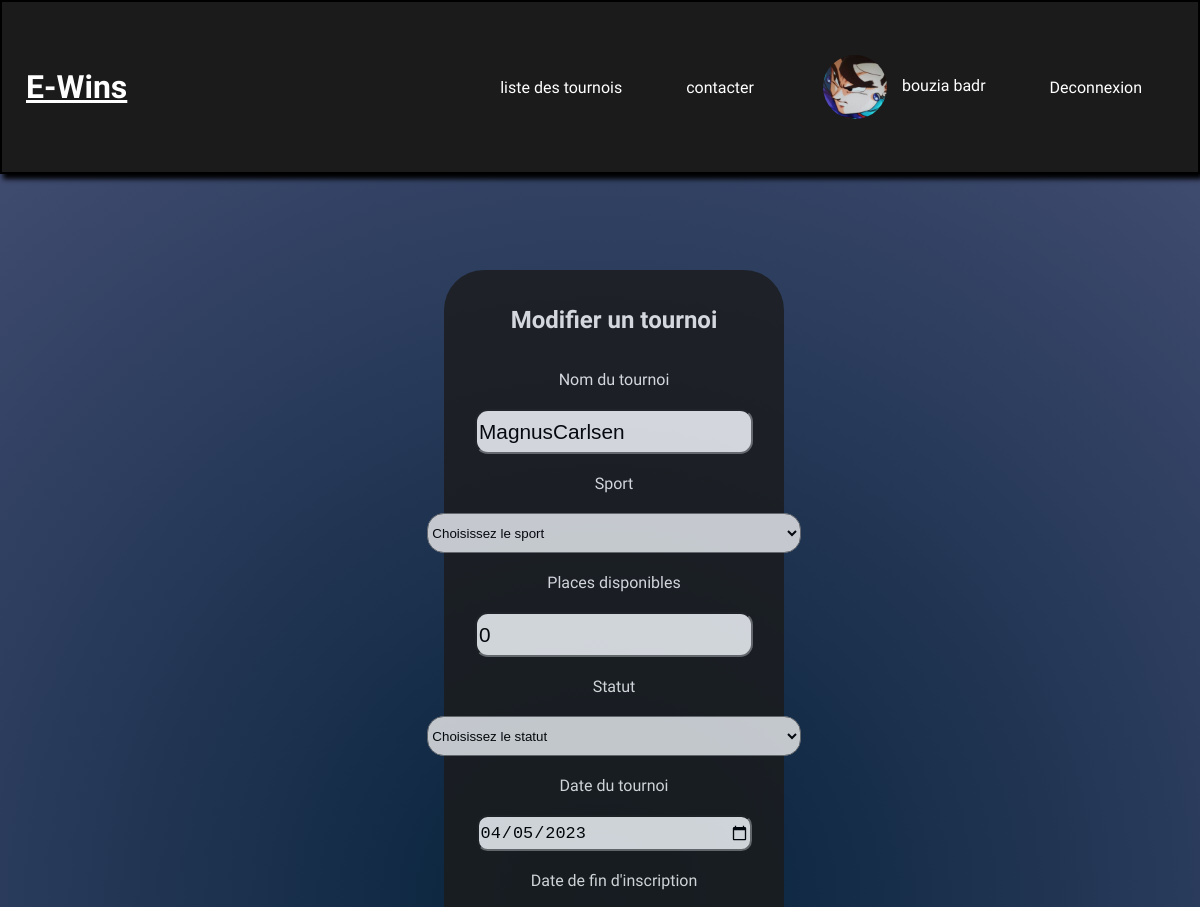
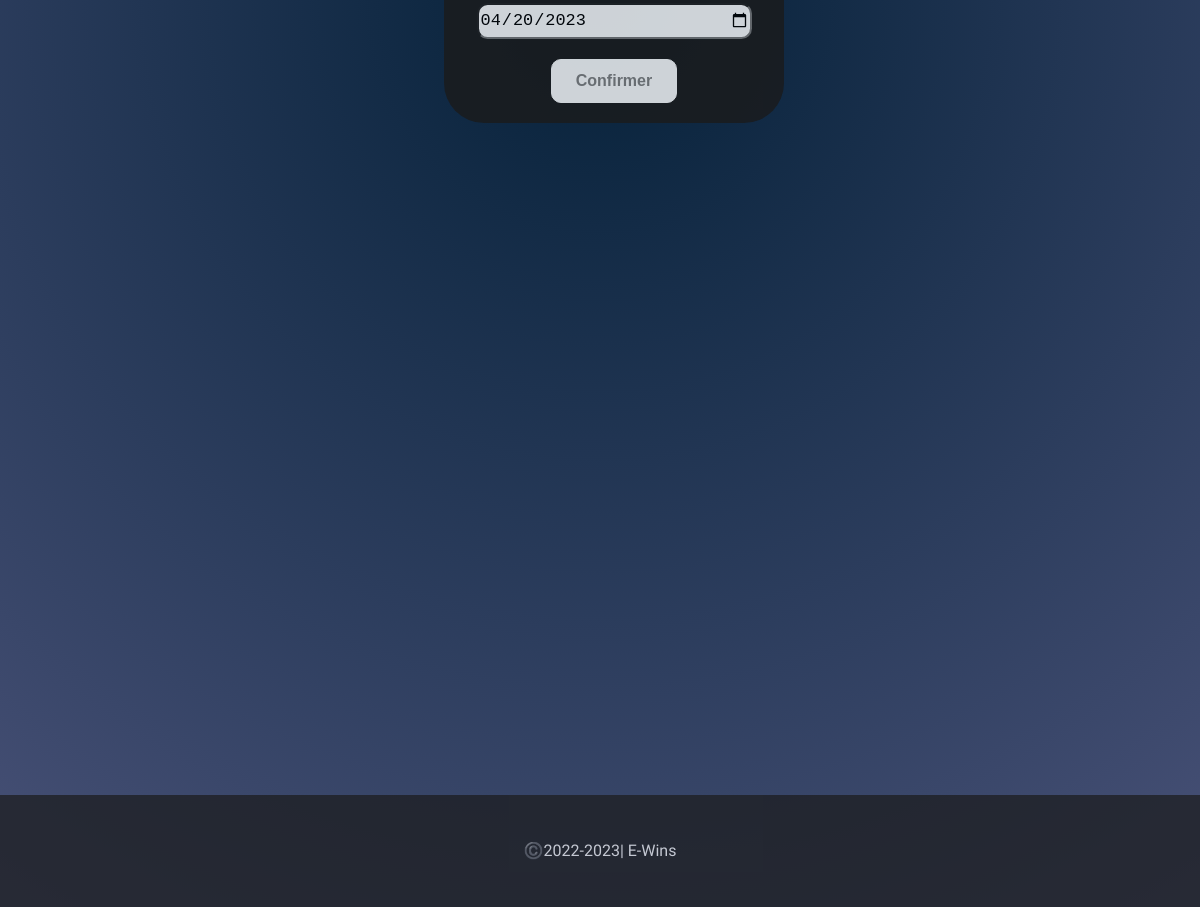
The page /editerTournoi.php?tid=2 (signed in) on the database its author committed (2 pictures, top to bottom).
### tables this page shows
CREATE TABLE `utilisateur` (
  `uid` int NOT NULL,
  `courriel` varchar(255) DEFAULT NULL,
  `pseudo` varchar(255) DEFAULT NULL,
  `nom` varchar(255) DEFAULT NULL,
  `prenom` varchar(255) DEFAULT NULL,
  `mdp` varchar(255) DEFAULT NULL,
  `estActif` tinyint(1) DEFAULT NULL,
  `estOrganisateur` tinyint(1) DEFAULT NULL,
  `urlPhoto` text
);

CREATE TABLE `tournoi` (
  `tid` int NOT NULL,
  `nom` varchar(255) DEFAULT NULL,
  `sid` int DEFAULT NULL,
  `placesDisponibles` int DEFAULT NULL,
  `id_statut` int DEFAULT NULL,
  `dateTournois` date DEFAULT NULL,
  `dateFininscription` date DEFAULT NULL,
  `estActif` tinyint(1) DEFAULT NULL,
  `id_organisateur` int DEFAULT NULL
);

### inc/BD.php (called while the page is built, shortened)
<?php
class BD {
    private $host = '192.168.132.203';
    private $username = 'Q220251';
    private $password = '7f91b28807eaf65138b621063d4015e616364286';
    private $database = 'Q220251';
    public $conn;
    public function __construct() {
        $this->conn = new \mysqli($this->host, $this->username, $this->password, $this->database);
    }
    public function query($sql) {
        return $this->conn->query($sql);
    }
}
?>

### php/TournoiDAO.php (called while the page is built, shortened)
<?php
class TournoiDAO
{
	private $connexion;
	function __construct()
	{
		$this->connexion = new BD();
	}
	public function getTournoiById($tid)
	{
		$sql = "SELECT * FROM tournoi WHERE tid = ?";
		$stmt = $this->connexion->conn->prepare($sql);
		if ($stmt) {
			$stmt->bind_param("i", $tid);
			$stmt->execute();
			$result = $stmt->get_result();
			if ($result->num_rows > 0) {
				$tournoi = $result->fetch_assoc();
				return $tournoi;
			} else {
				return null;
			}
		} else {
			return null;
		}
	}
}

### editerTournoi.php (the view, shortened to what this page needs)
<?php
require_once "inc/BD.php";
require_once "php/TournoiDAO.php";
$tournoiDAO = new TournoiDAO();
if (isset($_GET['tid'])) {
    $tid = $_GET['tid'];
    $tournoi = $tournoiDAO->getTournoiById($tid);
    if ($tournoi) {
        $nomTournoi = $tournoi['nom'];
        $placeDisponible = $tournoi['placesDisponibles'];
        $dateDebutTournoi = $tournoi['dateTournois'];
        $finDinscription = $tournoi['dateFininscription'];
    } else {
        $message = "Le tournoi n'a pas été trouvé.";
        $messageType = "error";
    }
} else {
    $message = "L'ID du tournoi n'est pas spécifié.";
    $messageType = "error";
}
?>
<!DOCTYPE html>
<html lang="fr">
<head>
    <link rel="stylesheet" href="css/style.css">
</head>
<body>
    <?php
    include "inc/navbar.inc.php";
    ?>
    <form action="#" method="post" id="formInscription" enctype="multipart/form-data">
        <h1 id="h1Connexion">Modifier un tournoi</h1>
        <label for="nom">Nom du tournoi</label>
        <input id="nom" name="nomTournoi" type="text" placeholder="Nom" value="<?php echo isset($nomTournoi) ? $nomTournoi : ''; ?>">
        <label for="sport">Sport</label>
        <select class="typeDesport" name="typeDesport" id="sport">
            <option value="">Choisissez le sport</option>
        </select>
        <label for="placeDispo">Places disponibles</label>
        <input type="number" name="placeDisponible" id="placeDispo" value="<?php echo isset($placeDisponible) ? $placeDisponible : ''; ?>" placeholder="Minimum 2 places">
        <label for="statut">Statut</label>
        <select class="typeDesport" name="statutDutournoi" id="statut">
            <option value="">Choisissez le statut</option>
        </select>
        <label for="dateDebut">Date du tournoi</label>
        <input id="dateDebut" name="dateDebutTournoi" type="date" placeholder="Date du tournoi" value="<?php echo isset($dateDebutTournoi) ? $dateDebutTournoi : ''; ?>">
        <label for="dateFin">Date de fin d'inscription</label>
        <input id="dateFin" name="finDinscription" type="date" placeholder="Date de fin d'inscription" value="<?php echo isset($finDinscription) ? $finDinscription : ''; ?>">
        <button type="submit" name="envoyerEditerTournoi">Confirmer</button>
    </form>
    <?php
    include "inc/footer.inc.php";
    ?>
</body>
</html>

### php/navbarDisplay.php (shortened to what this page needs)
<?php
require_once __DIR__ . "/../inc/BD.php";
class navbarDisplay {
    private $bd;
    public function __construct() {
        $this->bd = new BD();
    }
    public function fetchUser($id) {
        $sql = "SELECT nom, prenom, urlPhoto FROM utilisateur WHERE uid= '$id'";
        $result = $this->bd->query($sql);
        return mysqli_fetch_assoc($result);
    }
    public function displayUser($user) {
        if($user) {
            $nom = $user["nom"];
            $prenom = $user["prenom"];
            $urlPhoto = $user["urlPhoto"];
            echo '<li><a href="monProfil.php" class="image-link"><img src="uploads/' . basename($urlPhoto) . '" alt="Photo" width="50" height="50"></a>' . $nom . ' ' . $prenom . '</li>';
        } else {
            echo "Profil";
        }
    }
}
?>

### css/style.css (style rules this page uses)
body { background: rgb(5,33,57); background: radial-gradient(circle, rgba(5,33,57,1) 0%, rgba(72,81,119,1) 100%); font-family: Unbounded,Verdana,sans-serif; }
body, header { margin: 0; padding: 0; color: white; }
a,h1,p { color: white; }
a img { width: 8em; height: 2em; padding: 2em; }
nav ul li a { text-decoration: none; }
.image-link { display: inline-block; vertical-align: middle; }
.image-link img { vertical-align: middle; margin-right: 0.625em; width: 4em; height: 4em; border-radius: 5.2em; padding: 0.313em; }
form { width: 25%; gap: 1.25em; background-color:#1b1b1b; display: flex; justify-content: center; align-items: center; flex-direction: column; margin-left: 37%; padding: 1.25em; border-radius: 2.5em; margin-top: 8%; opacity: 80%; }
#h1Connexion { text-align: center; font-size: 1.5em; }
input { font-size: 1.3em; border-radius: 0.625em; width: 90%; height: 1.875em; }
label { color: white; }
button { background-color: grey; font-size: 1.25em; border-radius: 7px; }
ul li { color: white; }
option { border-radius: 0.625em; }
.typeDesport { width: 28em; height: 3em; border-radius: 1.25em; }
button { font-family: Arial, Helvetica, sans-serif; font-weight: bold; color: white; background-color: #171717; padding: 1em 2em; border: none; border-radius: .9rem; position: relative; cursor: pointer; overflow: hidden; }
button, .button { display: inline-block; font-size: 1em; border: 1px solid white; border-radius: 10px; padding: 0.75em 1.5em; text-align: center; text-decoration: none; transition: 0.3s; cursor: pointer; color: gray; background-color: white; }

### rows shown on the page
utilisateur: urlPhoto (picture), nom "bouzia", prenom "badr"
tournoi: nomTournoi "MagnusCarlsen", placeDisponible "0", dateDebutTournoi "04/05/2023", finDinscription "04/20/2023"
